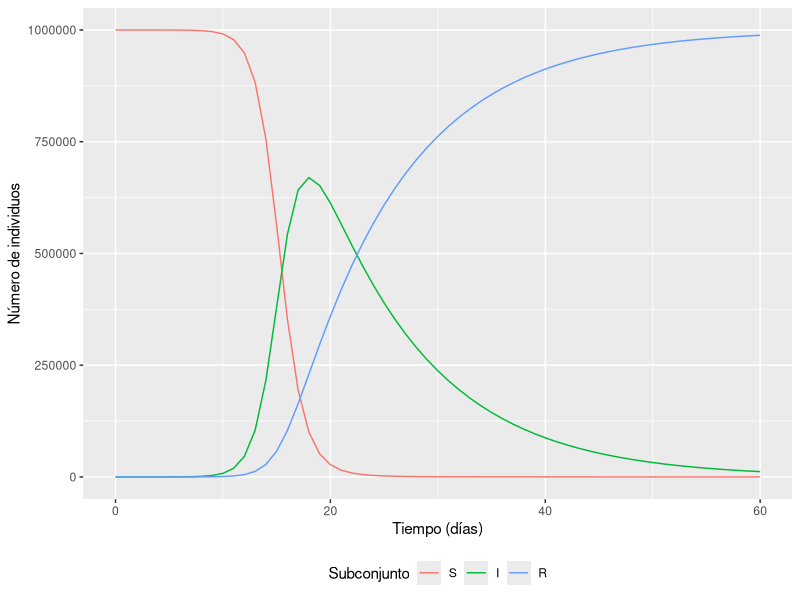
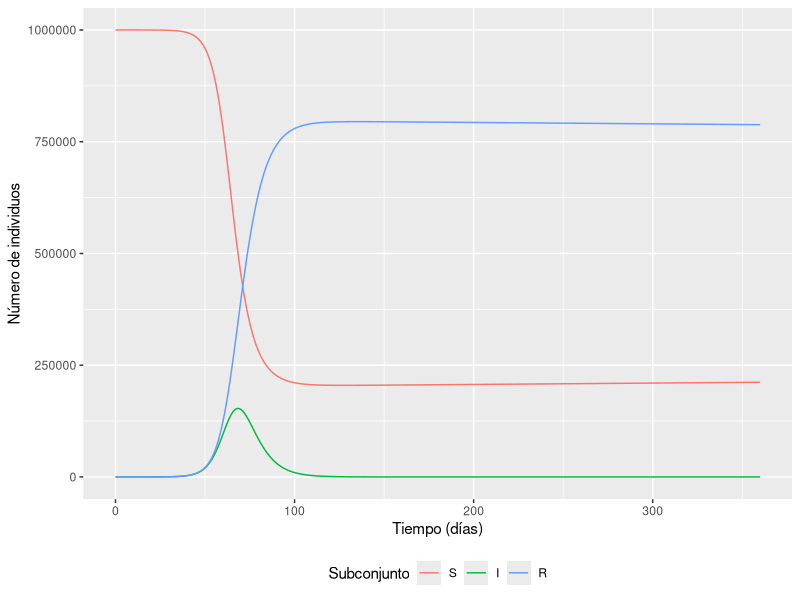
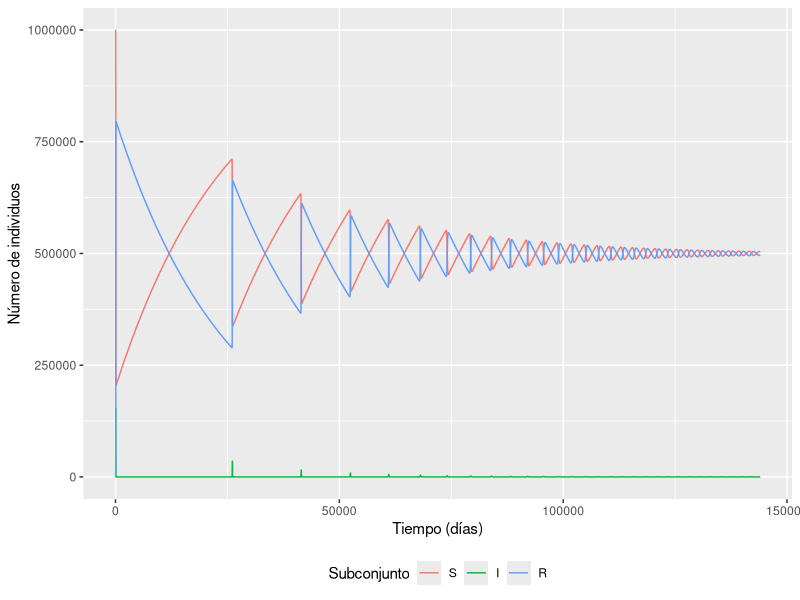

Write R code to recreate these figures, in order.
## ---- chunk 1
knitr::opts_chunk$set(echo = TRUE)
## ---- chunk 2
# PACKAGES:
library(deSolve)
library(reshape2)
library(ggplot2)


initial_state_values <- c(S = 999999,
                          I = 1,
                          R = 0)

parameters <- c(beta = 1,
                gamma = 0.1)

times <- seq(from = 0, to = 60, by = 1)   

sir_model <- function(time, state, parameters) {  
    with(as.list(c(state, parameters)), {
        N <- S+I+R 
        lambda <- beta * I/N
        dS <- -lambda * S               
        dI <- lambda * S - gamma * I   
        dR <- gamma * I                 
        return(list(c(dS, dI, dR))) 
    })
}

output <- as.data.frame(ode(y = initial_state_values, 
                            times = times, 
                            func = sir_model,
                            parms = parameters))
## ---- chunk 3

output_long <- melt(as.data.frame(output), id = "time")                  

ggplot(data = output_long,                                              
       aes(x = time, y = value, colour = variable, group = variable)) +  
  geom_line() +                                                          
  xlab("Tiempo (días)")+                                                   
  ylab("Número de individuos") +                                             
  labs(colour = "Subconjunto") +
  theme(legend.position = "bottom")

## ---- chunk 4
initial_state_values <- c(S = 999999,
                          I = 1,
                          R = 0)


parameters <- c(beta = 0.4,            # razón de infección
                gamma = 0.2,           # razón de recuperación
                mu = 1/70 / 365,       # razón de mortalidad
                b = 1/70 / 365)        # razón de natalidad
                
#valores de tiempo para resolver la ecuación, de 0 a 360 días
times <- seq(from = 0, to = 360, by = 1)   

sir_model <- function(time, state, parameters) {  
    with(as.list(c(state, parameters)), {
        N <- S+I+R 
        lambda <- beta * I/N
        dS <- -lambda * S +b*N - mu*S               
        dI <- lambda * S - gamma * I - mu*I  
        dR <- gamma * I - mu*R                 
        return(list(c(dS, dI, dR))) 
    })
}

output <- as.data.frame(ode(y = initial_state_values, 
                            times = times, 
                            func = sir_model,
                            parms = parameters))
## ---- chunk 5

output_long <- melt(as.data.frame(output), id = "time")                  

ggplot(data = output_long,                                              
       aes(x = time, y = value, colour = variable, group = variable)) +  
  geom_line() +                                                          
  xlab("Tiempo (días)")+                                                   
  ylab("Número de individuos") +                                             
  labs(colour = "Subconjunto") +
  theme(legend.position = "bottom")

## ---- chunk 6
initial_state_values <- c(S = 999999,
                          I = 1,
                          R = 0) 


#razones en unidades de días^-1
parameters <- c(beta = 0.4,            # razón de infección
                gamma = 0.2,           # razón de recuperación
                mu = 1/70 / 365,       # razón de mortalidad
                b = 1/70 / 365)        # razón de natalidad
                
#valores de tiempo para resolver la ecuación, de 0 a 400 años
times <- seq(from = 0, to = 360*400, by = 1)   

sir_model <- function(time, state, parameters) {  
    with(as.list(c(state, parameters)), {
        N <- S+I+R 
        lambda <- beta * I/N
        dS <- -lambda * S +b*N - mu*S               
        dI <- lambda * S - gamma * I - mu*I  
        dR <- gamma * I - mu*R                 
        return(list(c(dS, dI, dR))) 
    })
}

output <- as.data.frame(ode(y = initial_state_values, 
                            times = times, 
                            func = sir_model,
                            parms = parameters))
## ---- chunk 7

output_long <- melt(as.data.frame(output), id = "time")                  

ggplot(data = output_long,                                              
       aes(x = time, y = value, colour = variable, group = variable)) +  
  geom_line() +                                                          
  xlab("Tiempo (días)")+                                                   
  ylab("Número de individuos") +                                             
  labs(colour = "Subconjunto") +
  theme(legend.position = "bottom")
